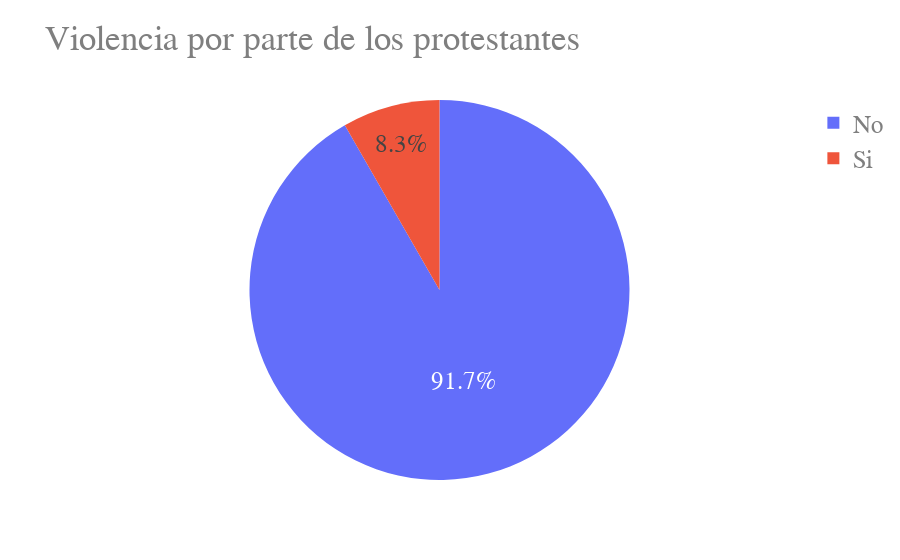

The code cell stored with this chart in its notebook:
### Code cell
import plotly.graph_objects as go

labels = sums.index
values = [91.7,8.3]

fig = go.Figure(data=[go.Pie(labels=labels, values=values)])

fig.update_layout(
    title="Violencia por parte de los protestantes",
    font=dict(
        family="Courier New, monospace",
        size=25,
        color="#7f7f7f"
    )
)
fig.show()

### Figure 1 — Plotly figure (JSON) as saved in the notebook; plotly's stock layout.template omitted (floating-point values rounded to 4 significant figures)
{"data": [{"labels": ["No", "Si"], "type": "pie", "values": [91.7, 8.3]}], "layout": {"font": {"color": "#7f7f7f", "family": "Courier New, monospace", "size": 25}, "title": {"text": "Violencia por parte de los protestantes"}}}
